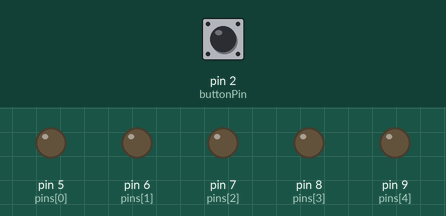
This sketch was run on a simulated Arduino Uno, built with avr-gcc and run on an emulated ATmega328P. Shown: output pins drawn as LEDs (lit = HIGH). The inputs (shaded band) are chosen by the test bench; at power-on: pin 2 (buttonPin) LOW.

Above: at 1.2 s.
1.3 s: pin 2 (buttonPin) pulled HIGH for 0.15 s
At 2.1 s:
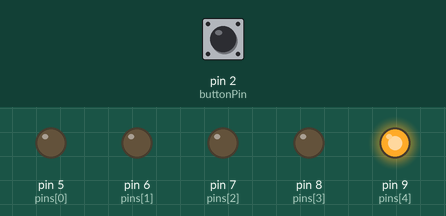
4.4 s: pin 2 (buttonPin) pulled HIGH for 3.2 s
At 4.4 s:
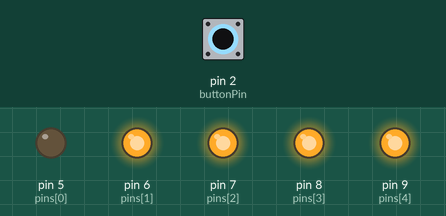
10.6 s: pin 2 (buttonPin) pulled HIGH for 1 s
At 17.3 s:
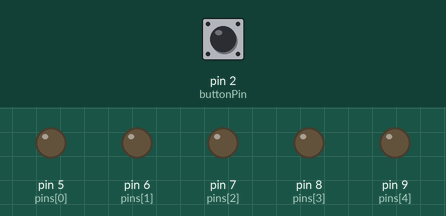
Timing chart, 0 to 18.8 s (numbered marks = the images above; inputs shaded):
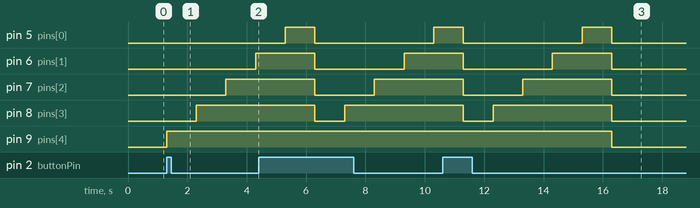

Measured:
- after the input at 1.3 s, pin 6 (pins[1]): LOW → HIGH after 3.0 s; pin 7 (pins[2]): LOW → HIGH after 2.0 s; pin 8 (pins[3]): LOW → HIGH after 1.0 s; pin 9 (pins[4]): LOW → HIGH at once
- after the input at 4.4 s, pin 9 (pins[4]): stays HIGH (without the input it goes to LOW after 1.9 s)
- after the input at 10.6 s, pin 9 (pins[4]): HIGH → LOW after 5.7 s instead of 0.70 s

The sketch:

Startlichter.ino
```cpp
/*
 * Autor: Marcel Plesky
 * Datum: 02.04.2019
 * Version: 1.7
 *
 * Ich habe die Vorlage der chaserLights (Fritzing) benutzt.

  This example is part of the Fritzing Creator Kit: www.fritzing.org/creator-kit.
*/

//Konstanten
const int buttonPin = 2;                 // Nummer des Pins für den Button
const int pinsCount = 5;                 // Deklariere die int Variable pinCount für die Anzahl LEDs
const int pins[] = {5,6,7,8,9};          // Deklariere das Array pins[] mit den Pin Positionen

//Variabel
int buttonState = 0;                     // Variabel um den Status des Buttons zu lesen

void setup() {
  pinMode(buttonPin, INPUT);              // Initialisiere den Button-Pin als INPUT
  for (int i=0; i<pinsCount; i=i+1){      // Zähle die Variabel i von 0 bis 5
    pinMode(pins[i], OUTPUT);             // Initialisiere den Pin beim Index i des Arrays als OUTPUT
  }
}

void loop() {
  buttonState = digitalRead(buttonPin);   // Lese den Status des Button Wertes
  if(buttonState == HIGH){
    for (int i=4; i>-1; i=i-1){           // Gehe die Lichter von links nach rechts durch
      digitalWrite(pins[i], HIGH);        // Schalte die LEDs beim Index i an
      delay(1000);                        // Pause von 1000 Millisekunden (1 Sekunde)
    }
  //Hier werden alle LEDs ohne Stopp ausgeschaltet:
  digitalWrite(pins[0], LOW);
  digitalWrite(pins[1], LOW);
  digitalWrite(pins[2], LOW);
  digitalWrite(pins[3], LOW);
  digitalWrite(pins[4], LOW);
  }
}
```
